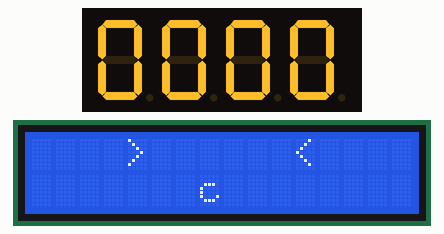
Recording of a sketch running on a simulated Arduino Uno, built with avr-gcc and run on an emulated ATmega328P. Parts: 4-digit seven-segment display, 16×2 character LCD. Wiring (inferred from the names in the program): 4-digit 7-segment display, segments lit when HIGH: segments pin 9, pin 2, pin 3, pin 5, pin 6, pin 8, pin 7; digit selects pin 10, pin 11, pin 12, pin 13. The segment pins are drawn as the display they are named for.

Above: at 0.2 s.
At 31.8 s:
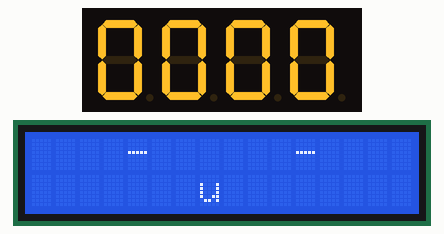
At 63.5 s:
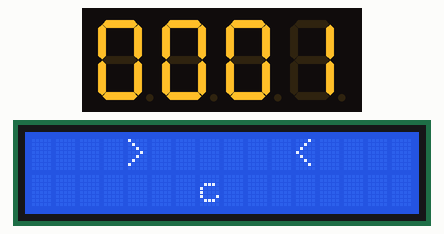
At 127.9 s:
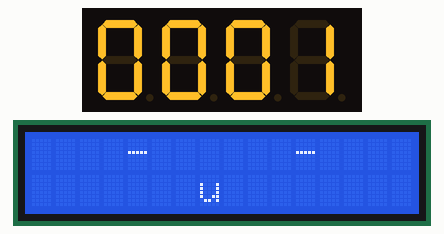

Measured:
- what the display in image 0 shows lasts 1.0 s, from 0.1 s to 1.1 s

The sketch:

run.ino
```cpp
#include <LiquidCrystal.h>

//#include "SoftwareSerial.h"


// initialize the library by associating any needed LCD interface pin

// with the arduino pin number it is connected to

const int rs = A0, en = A1, d4 = A2, d5 = A3, d6 = A4, d7 = A5;

LiquidCrystal lcd(rs, en, d4, d5, d6, d7);

String firstLine = "    -      -       ";

String secondLine = "       u       ";

String thirdLine = "    o      o       ";

String fourthLine = "       v       ";

String fifthLine = "    >      <       ";

String sixLine = "       c       ";


// Pin connections to the 4-digit seven-segment display

int digitPins[] = {10, 11, 12, 13}; // Anodes (digit selection pins)

int segmentPins[] = {2,3,5,6,7,8,9}; // Cathodes (segment control pins)


// bluetooth

//SoftwareSerial EEBlue(0,1);// RX | TX


// Define the common cathode 7-segment display characters

byte numbers[] = {

  B01101111, // 0

  B00000011, // 1

  B01011101, // 2

  B01010111, // 3

  B00110011, // 4

 B01110110, // 5

  B01111110, // 6

  B01000011, // 7

  B01111111, // 8

  B01110111  // 9

};


// Function to display a character on a specific digit

void displayDigit(int digit, int value) {

  // Activate the desired digit

  for (int i = 0; i < 4; i++) {

    digitalWrite(digitPins[i], i == digit ? LOW : HIGH);

  }


  // Display the value on the segments

  for (int i = 0; i < 7; i++) {

    digitalWrite(segmentPins[i], bitRead(numbers[value], i));

  }

}


// Function to clear the display

void clearDisplay() {

  for (int i = 0; i < 4; i++) {

    digitalWrite(digitPins[i], HIGH);

  }

}


void setup() {

  lcd.begin(16, 2);  // Set the LCD size (columns x rows)


  // Initialize hex pins

  for (int i = 0; i < 4; i++) {

    pinMode(digitPins[i], OUTPUT);

  }

  for (int i = 0; i < 7; i++) {

    pinMode(segmentPins[i], OUTPUT);

  }

  Serial.begin(9600);

//  EEBlue.begin(9600);


}


static unsigned long previousMillis = 0;

static int second = 0;

static int minute = 0;

static int hour = 0;


static unsigned long displayMillis = 0;

static int gagasecond = 0;

bool gagaState = 0;


void displayEmotion() {


  if (gagaState == 1) {

    gagaState = 0;

    lcd.setCursor(0, 0);

    lcd.print(firstLine);

    lcd.setCursor(0, 1);

    lcd.print(secondLine);

  } else {

    gagaState = 1;

    lcd.setCursor(0, 0);

    lcd.print(fifthLine);

    lcd.setCursor(0, 1);

    lcd.print(sixLine);

  }

}


int displayValues[] = {0, 0, 0, 0};


void displayAll() {

  unsigned long starttime = millis();

  unsigned long endtime = starttime;

  while ((endtime - starttime) <=1000) {

    for (int digit = 0; digit < 4; digit++) {

      displayDigit(digit, displayValues[digit]);

      delay(5); // Short delay between digit updates

      clearDisplay(); // Clear the display to avoid ghosting

    }

    endtime = millis();

  }

}


void addOne() {

  int c = 0;


  // 1st to the right

  if (displayValues[3] + 1 + c == 10) {

    displayValues[3] = 0;

    c = 1;

  } else {

    displayValues[3] = displayValues[3] + 1;

    c = 0;

  }


  // 2nd to the right

  if (displayValues[2] + c == 6) {

    displayValues[2] = 0;

    c = 1;

  } else {

    displayValues[2] = displayValues[2] + c;

    c = 0;

  }


  // 3rd to the right

  if (displayValues[0] != 2) {

    if (displayValues[1] + c == 10) {

      displayValues[1] = 0;

      c = 1;

    } else {

      displayValues[1] = displayValues[1] + c;

      c = 0;

    }

  } else {

    if (displayValues[1] + c == 4) {

      displayValues[1] = 0;

      c = 1;

    } else {

      displayValues[1] = displayValues[1] + c;

      c = 0;

    }

  }


  // 4th to the right

  if (displayValues[0] + c == 3) {

    displayValues[0] = 0;

    c = 0;

  } else {

    displayValues[0] = displayValues[0] + c;

    c = 0;

  }


}


static int count = 0;


void loop(){

  // debugging

  // Serial.println("hi winnie, I love youuu");

   //Serial.println(millis());

   int index = 0;


  // bluetooth


//  if (EEBlue.available() > 0) {
//
//    displayValues[index] = EEBlue.read(); // Read the integers from Bluetooth
//
//  }


  // displays

  displayEmotion();

  displayAll();

  count++;

  if (count == 60) {

    addOne();

  }

}
```
